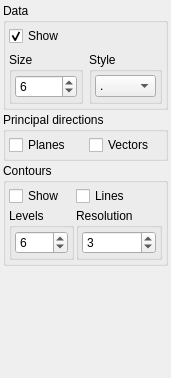
<?xml version="1.0" encoding="UTF-8"?>
<ui version="4.0">
 <class>WidgetLinear</class>
 <widget class="QWidget" name="WidgetLinear">
  <property name="geometry">
   <rect>
    <x>0</x>
    <y>0</y>
    <width>171</width>
    <height>378</height>
   </rect>
  </property>
  <property name="windowTitle">
   <string>Form</string>
  </property>
  <layout class="QVBoxLayout" name="verticalLayout_4">
   <property name="spacing">
    <number>2</number>
   </property>
   <property name="leftMargin">
    <number>3</number>
   </property>
   <property name="topMargin">
    <number>3</number>
   </property>
   <property name="rightMargin">
    <number>3</number>
   </property>
   <property name="bottomMargin">
    <number>3</number>
   </property>
   <item>
    <widget class="QGroupBox" name="groupBox">
     <property name="title">
      <string>Data</string>
     </property>
     <layout class="QGridLayout" name="gridLayout_2">
      <property name="leftMargin">
       <number>3</number>
      </property>
      <property name="topMargin">
       <number>3</number>
      </property>
      <property name="rightMargin">
       <number>3</number>
      </property>
      <property name="bottomMargin">
       <number>3</number>
      </property>
      <item row="1" column="1">
       <widget class="QGroupBox" name="groupBox_7">
        <property name="title">
         <string>Style</string>
        </property>
        <layout class="QVBoxLayout" name="verticalLayout_6">
         <property name="spacing">
          <number>2</number>
         </property>
         <property name="leftMargin">
          <number>3</number>
         </property>
         <property name="topMargin">
          <number>3</number>
         </property>
         <property name="rightMargin">
          <number>3</number>
         </property>
         <property name="bottomMargin">
          <number>3</number>
         </property>
         <item>
          <widget class="QComboBox" name="comboStyle">
           <property name="currentIndex">
            <number>0</number>
           </property>
           <item>
            <property name="text">
             <string>.</string>
            </property>
           </item>
           <item>
            <property name="text">
             <string>,</string>
            </property>
           </item>
           <item>
            <property name="text">
             <string>o</string>
            </property>
           </item>
           <item>
            <property name="text">
             <string>v</string>
            </property>
           </item>
           <item>
            <property name="text">
             <string>^</string>
            </property>
           </item>
           <item>
            <property name="text">
             <string>&lt;</string>
            </property>
           </item>
           <item>
            <property name="text">
             <string>&gt;</string>
            </property>
           </item>
           <item>
            <property name="text">
             <string>1</string>
            </property>
           </item>
           <item>
            <property name="text">
             <string>2</string>
            </property>
           </item>
           <item>
            <property name="text">
             <string>3</string>
            </property>
           </item>
           <item>
            <property name="text">
             <string>4</string>
            </property>
           </item>
           <item>
            <property name="text">
             <string>8</string>
            </property>
           </item>
           <item>
            <property name="text">
             <string>s</string>
            </property>
           </item>
           <item>
            <property name="text">
             <string>p</string>
            </property>
           </item>
           <item>
            <property name="text">
             <string>P</string>
            </property>
           </item>
           <item>
            <property name="text">
             <string>*</string>
            </property>
           </item>
           <item>
            <property name="text">
             <string>h</string>
            </property>
           </item>
           <item>
            <property name="text">
             <string>H</string>
            </property>
           </item>
           <item>
            <property name="text">
             <string>+</string>
            </property>
           </item>
           <item>
            <property name="text">
             <string>x</string>
            </property>
           </item>
           <item>
            <property name="text">
             <string>X</string>
            </property>
           </item>
           <item>
            <property name="text">
             <string>D</string>
            </property>
           </item>
           <item>
            <property name="text">
             <string>d</string>
            </property>
           </item>
           <item>
            <property name="text">
             <string>|</string>
            </property>
           </item>
           <item>
            <property name="text">
             <string>_</string>
            </property>
           </item>
          </widget>
         </item>
        </layout>
       </widget>
      </item>
      <item row="1" column="0">
       <widget class="QGroupBox" name="groupBox_6">
        <property name="title">
         <string>Size</string>
        </property>
        <layout class="QVBoxLayout" name="verticalLayout">
         <property name="spacing">
          <number>2</number>
         </property>
         <property name="leftMargin">
          <number>3</number>
         </property>
         <property name="topMargin">
          <number>3</number>
         </property>
         <property name="rightMargin">
          <number>3</number>
         </property>
         <property name="bottomMargin">
          <number>3</number>
         </property>
         <item>
          <widget class="QSpinBox" name="spinSize">
           <property name="minimum">
            <number>1</number>
           </property>
           <property name="maximum">
            <number>20</number>
           </property>
           <property name="value">
            <number>6</number>
           </property>
          </widget>
         </item>
        </layout>
       </widget>
      </item>
      <item row="0" column="0">
       <widget class="QCheckBox" name="checkShowData">
        <property name="text">
         <string>Show</string>
        </property>
        <property name="checked">
         <bool>true</bool>
        </property>
       </widget>
      </item>
     </layout>
    </widget>
   </item>
   <item>
    <widget class="QGroupBox" name="groupBox_2">
     <property name="title">
      <string>Principal directions</string>
     </property>
     <layout class="QGridLayout" name="gridLayout_3">
      <property name="leftMargin">
       <number>3</number>
      </property>
      <property name="topMargin">
       <number>3</number>
      </property>
      <property name="rightMargin">
       <number>3</number>
      </property>
      <property name="bottomMargin">
       <number>3</number>
      </property>
      <item row="0" column="0">
       <widget class="QCheckBox" name="checkEigPlanes">
        <property name="text">
         <string>Planes</string>
        </property>
       </widget>
      </item>
      <item row="0" column="1">
       <widget class="QCheckBox" name="checkEigLines">
        <property name="text">
         <string>Vectors</string>
        </property>
       </widget>
      </item>
     </layout>
    </widget>
   </item>
   <item>
    <widget class="QGroupBox" name="groupBox_3">
     <property name="title">
      <string>Contours</string>
     </property>
     <layout class="QGridLayout" name="gridLayout">
      <property name="leftMargin">
       <number>3</number>
      </property>
      <property name="topMargin">
       <number>3</number>
      </property>
      <property name="rightMargin">
       <number>3</number>
      </property>
      <property name="bottomMargin">
       <number>3</number>
      </property>
      <property name="spacing">
       <number>2</number>
      </property>
      <item row="0" column="0">
       <widget class="QCheckBox" name="checkContours">
        <property name="text">
         <string>Show</string>
        </property>
       </widget>
      </item>
      <item row="0" column="1">
       <widget class="QCheckBox" name="checkContourLines">
        <property name="text">
         <string>Lines</string>
        </property>
       </widget>
      </item>
      <item row="1" column="0">
       <widget class="QGroupBox" name="groupBox_4">
        <property name="title">
         <string>Levels</string>
        </property>
        <layout class="QVBoxLayout" name="verticalLayout_3">
         <property name="spacing">
          <number>2</number>
         </property>
         <property name="leftMargin">
          <number>3</number>
         </property>
         <property name="topMargin">
          <number>3</number>
         </property>
         <property name="rightMargin">
          <number>3</number>
         </property>
         <property name="bottomMargin">
          <number>3</number>
         </property>
         <item>
          <widget class="QSpinBox" name="spinLevels">
           <property name="minimum">
            <number>1</number>
           </property>
           <property name="maximum">
            <number>24</number>
           </property>
           <property name="value">
            <number>6</number>
           </property>
          </widget>
         </item>
        </layout>
       </widget>
      </item>
      <item row="1" column="1">
        <widget class="QGroupBox" name="groupBox_5">
         <property name="title">
          <string>Resolution</string>
         </property>
         <layout class="QVBoxLayout" name="verticalLayout_5">
          <property name="spacing">
           <number>2</number>
          </property>
          <property name="leftMargin">
           <number>3</number>
          </property>
          <property name="topMargin">
           <number>3</number>
          </property>
          <property name="rightMargin">
           <number>3</number>
          </property>
          <property name="bottomMargin">
           <number>3</number>
          </property>
          <item>
           <widget class="QSpinBox" name="spinResolution">
            <property name="minimum">
             <number>1</number>
            </property>
            <property name="maximum">
             <number>6</number>
            </property>
            <property name="value">
             <number>3</number>
            </property>
           </widget>
          </item>
         </layout>
        </widget>
      </item>
     </layout>
    </widget>
   </item>
   <item>
    <spacer name="verticalSpacer">
     <property name="orientation">
      <enum>Qt::Vertical</enum>
     </property>
     <property name="sizeHint" stdset="0">
      <size>
       <width>20</width>
       <height>40</height>
      </size>
     </property>
    </spacer>
   </item>
  </layout>
 </widget>
 <resources/>
 <connections/>
</ui>
